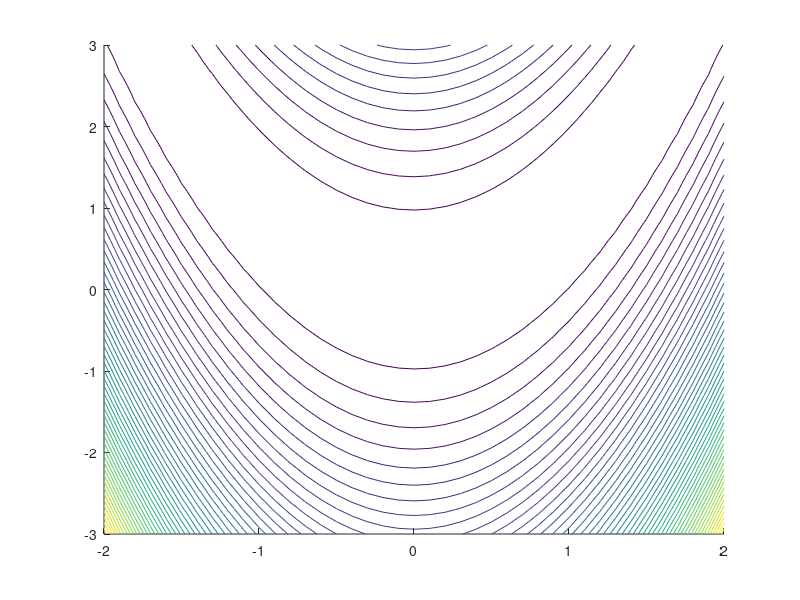

Write the MATLAB code that produced this figure. (Note: this script raises an error after producing the figure.)
%[X1,X2]=meshgrid(linspace(-2,2),linspace(-2,2));
%[X1,X2]=meshgrid(linspace(-4,4),linspace(-4,4));
[X1, X2] = meshgrid(-2:0.1:2, -3:0.1:3);
F = (1 - X1).^2 + 100 * (X2 - X1.^2).^2; 

figure()
hold on
contour(X1,X2,F,50)
plot(x_all(1,:),x_all(2,:),'o-r')
hold off

set(gca,'FontSize',18);
xlabel('x1');
ylabel('x2');

figure()
plot(f_all);
%plot(norm(x_all-xk, 'columns'))
set(gca,'FontSize',18);
xlabel('k');
ylabel('convergence');
